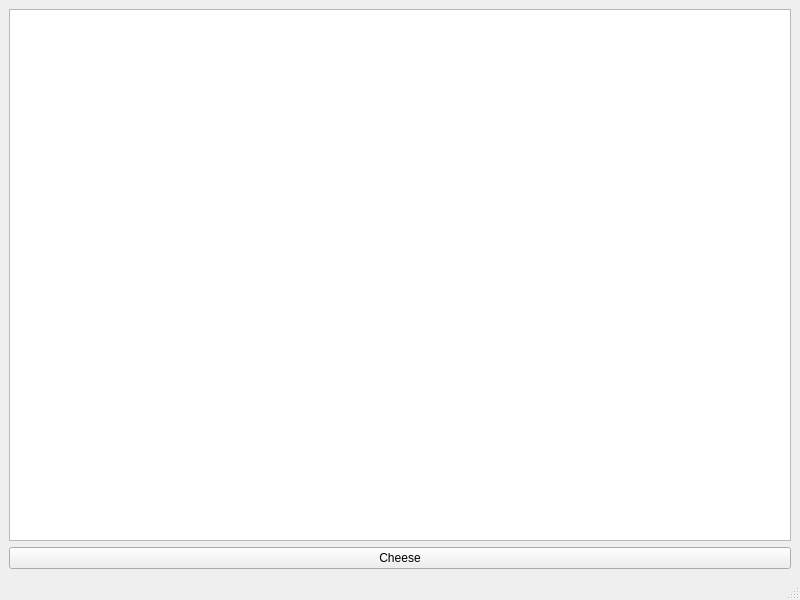
<?xml version="1.0" encoding="UTF-8"?>
<ui version="4.0">
 <class>Photobox</class>
 <widget class="QMainWindow" name="Photobox">
  <property name="geometry">
   <rect>
    <x>0</x>
    <y>0</y>
    <width>800</width>
    <height>600</height>
   </rect>
  </property>
  <property name="windowTitle">
   <string>PhotoBox</string>
  </property>
  <widget class="QWidget" name="centralwidget">
   <layout class="QVBoxLayout" name="verticalLayout">
    <item>
     <widget class="QGraphicsView" name="graphicsView">
      <property name="sizePolicy">
       <sizepolicy hsizetype="Expanding" vsizetype="Expanding">
        <horstretch>0</horstretch>
        <verstretch>0</verstretch>
       </sizepolicy>
      </property>
     </widget>
    </item>
    <item>
     <widget class="QPushButton" name="Cheese">
      <property name="text">
       <string>Cheese</string>
      </property>
     </widget>
    </item>
   </layout>
  </widget>
  <widget class="QMenuBar" name="menubar">
   <property name="geometry">
    <rect>
     <x>0</x>
     <y>0</y>
     <width>800</width>
     <height>22</height>
    </rect>
   </property>
  </widget>
  <widget class="QStatusBar" name="statusbar"/>
 </widget>
 <resources/>
 <connections/>
</ui>
